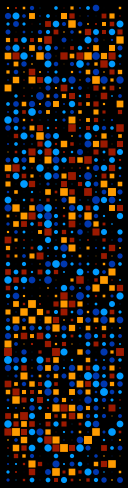
Frame 1 (no input)
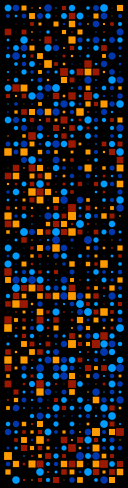
Frame 60 (the mouse pressed at the canvas centre just before this capture)
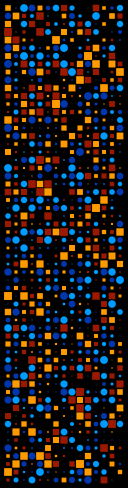
Frame 120 (the mouse held since frame 60 and released just before this capture)

The Processing sketch that drew these frames (run headless with seeded random() and noise(); from frame 60 on, the mouse is pressed at the canvas centre):

// Processing sketch: Data_Life_3
// ── Data_Life_3.pde
int xs = 15, ys = 60, d = 8;  // тут добавили переменную

void settings() { size(xs * d + d, ys * d + d); }                             
void setup() { noStroke(); rectMode(CENTER); frameRate(20); }

void draw()                  
{                            
  background(0, 0, 0);
  for (int y = 0; y < ys; y++)
  for (int x = 0; x < xs; x++)
  if (random(1) < 0.5) drawDot(x, y); else drawDot2(x, y); // добавили условие
}                                            

void drawDot(int x, int y) 
{                            
  float r = random(d);           // немного больше универсальности
  if ((x & 1) == (y & 1)) fill(0, 155, 255); else fill(0, 55, 175); 
  ellipse(d + x * d, d + y * d, r, r); 
}

void drawDot2(int x, int y) 
{                             
  float r = random(d);       
  if ((x & 1) == (y & 1)) fill(255, 155, 0); else fill(155, 25, 0); 
  rect(d + x * d, d + y * d, r, r);
}
